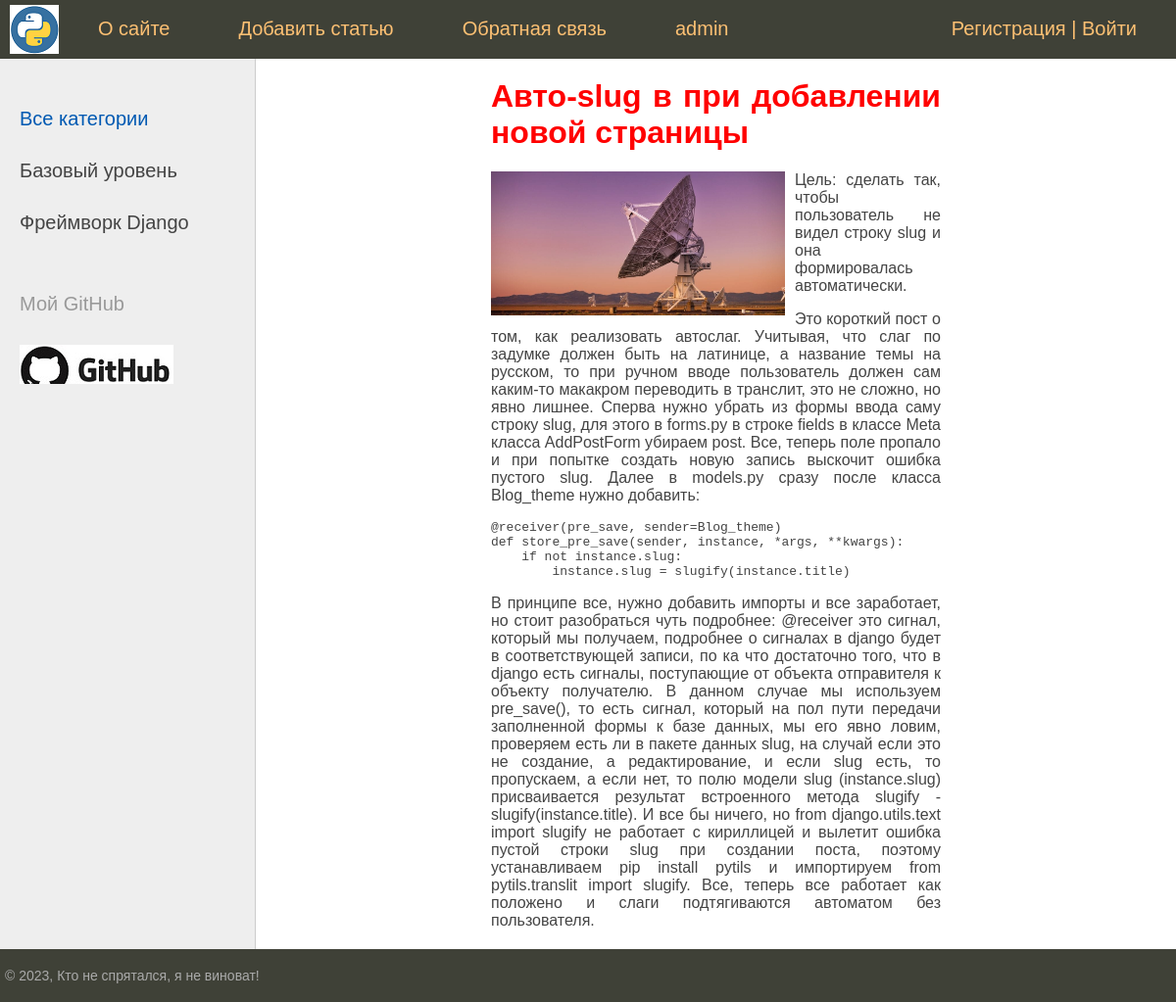
Page /post/avto-slug-v-pri-dobavlenii-novoj-stranitsyi/ on the committed database.
### blog_theme/models.py (models this page shows, shortened)
class Category(models.Model):
    name = models.CharField(max_length=100, db_index=True, verbose_name='Раздел')
    slug = models.SlugField(max_length=255, unique=True, db_index=True, verbose_name='URL')
    def __str__(self):
        return self.name
    def get_absolute_url(self):
        return reverse('category', kwargs={'cat_slug': self.slug})
    class Meta:
        verbose_name = 'Раздел:'
        verbose_name_plural = 'Разделы:'
        ordering = ['id']

class Blog_theme(models.Model):
    title = models.CharField(max_length=255, verbose_name='Заголовок')
    slug = models.SlugField(max_length=255, unique=True, db_index=True, verbose_name='URL')
    content = MDTextField()
    photo = models.ImageField(upload_to="photos/%Y/%m/%d", verbose_name='Фото')
    time_created = models.DateTimeField(auto_now_add=True, verbose_name='Создано')
    time_updated = models.DateTimeField(auto_now=True, verbose_name='Изменено')
    is_published = models.BooleanField(default=True, verbose_name='Опубликованно')
    cat = models.ForeignKey('Category', on_delete=models.PROTECT, verbose_name='Раздел')
    def __str__(self):
        return self.title
    class Meta:
        verbose_name = 'Темы1:'
        verbose_name_plural = 'Темы:'
        ordering = ['-time_updated', 'title']

### blog_theme/views.py (the view)
# urls.py: path('post/<slug:post_slug>/', ShowPost.as_view(), name='post'),
class ShowPost(DataMixin, DetailView):
    model = Blog_theme
    template_name = 'blog_theme/post.html'
    slug_url_kwarg = 'post_slug'
    context_object_name = 'post'
    def get_context_data(self, *, object_list=None, **kwargs):
        context = super().get_context_data(**kwargs)
        c_def = self.get_user_context(title=context['post'])
        context.update(c_def)
        return context

### blog_theme/templatetags/blog_theme_tags.py (called while the page is built)
@register.simple_tag()
def get_menu():
    menu = [{'title': 'О сайте', 'url_name': 'about'},
            {'title': 'Добавить статью', 'url_name': 'add_page'},
            {'title': 'Обратная связь', 'url_name': 'contact'},
            ]
    return menu

### blog_theme/utils.py (called while the page is built)
    def get_user_context(self, **kwargs):
        context = kwargs
        cats = cache.get('cats')
        if not cats:
            cats = Category.objects.annotate(Count('blog_theme'))
            cache.set('cats', cats, 60)
        print(cats)
        context['cats'] = cats
        if 'cat_selected' not in context:
            context['cat_selected'] = 0
        return context

### blog_theme/templates/blog_theme/post.html
{% extends 'blog_theme/base.html' %}
{% load markdownify %}
{% block content %}
<h1>{{post.title}}</h1>
{% if post.photo %}
<p><img class="img-article-left" src="{{post.photo.url}}"></p>
{% endif %}
{{ post.content|markdownify }}
{% endblock %}

### blog_theme/templates/blog_theme/base.html (shortened to what this page needs)
{% load static %}
{% load blog_theme_tags %}
<html>
<head>
    <link href="{% static 'blog_theme/css/styles.css' %}" type="text/css" rel="stylesheet"/>
    <link href="{% static 'blog_theme/css/codehilite_styles.css' %}" type="text/css" rel="stylesheet"/>
</head>
<body>
<table class="table-page" border=0 cellpadding="0" cellspacing="0">
    <tr>
        <td valign=top>
            {% block mainmenu %}
                <div class="header">
                    <ul id="mainmenu" class="mainmenu">
                        <li class="logo"><a href="{% url 'home' %}">
                            <div class="logo"></div>
                        </a></li>
                        {% get_menu as menu %}
                        {% for m in menu %}
                                <li><a href="{% url m.url_name %}">{{ m.title }}</a></li>
                        {% endfor %}
                        {% if request.user.is_authenticated %}
                            <li class="last">{{ user.username }} | <a href="{% url 'logout' %}">Выйти</a></li>
                        {% else %}
                            <li class="last"><a href="{% url 'register' %}">Регистрация </a>|<a
                                    href="{% url 'login' %}"> Войти</a></li>
                        {% endif %}
                        <li><a href="/admin">admin</a></li>
                    </ul>
                </div>
            {% endblock mainmenu %}
            <table class="table-content" border=0 cellpadding="0" cellspacing="0">
                <tr>
                    <td valign="top" class="left-chapters">
                        <ul id="leftchapters">
                            {% if cat_selected == 0 %}
                                <li class="selected">Все категории</li>
                            {% else %}
                                <li><a href="{% url 'home' %}">Все категории</a></li>
                            {% endif %}
                            {% for c in cats %}
                                {% if c.blog_theme__count > 0 %}
                                    {% if c.slug == cat_selected %}
                                        <li class="selected">{{ c.name }}</li>
                                    {% else %}
                                        <li><a href="{{ c.get_absolute_url }}">{{ c.name }}</a></li>
                                    {% endif %}
                                {% endif %}
                            {% endfor %}
                            <li class="share">
                                <p>Мой GitHub</p>
                                <a class="share-yt" href="https://github.com/Sarge322" target="_blank"
                                   rel="nofollow"></a>
                            </li>
                        </ul>
                    </td>
                    <td valign="top" class="content">
                        <div>
                            {% block content %}
                            {% endblock %}
                        </div>
                    </td>
                </tr>
            </table>
        </td>
    </tr>
    <tr>
        <td valign=top>
            <div id="footer">
                <p>&copy; 2023, Кто не спрятался, я не виноват!</p>
            </div>
        </td>
    </tr>
</table>
</body>
</html>

### blog_theme/static/blog_theme/css/styles.css (style rules this page uses)
html, body { font-family: 'Arial'; margin: 0; padding: 0; height: 100%; width: 100%; color: #444; }
h1 { color: red; }
a { color: #0059b2; text-decoration: none; }
img { max-width: 600px; height: auto; }
img.img-article-left { max-width: 300px; height: auto; float: left; padding: 0 10px 10px 0; }
.table-page { width: 100%; height: 100%; vertical-align: top; }
.table-page tr { height: 100%; }
.header { background: #3F4137; height: 60px; }
.logo { background: url('../images/logo.png') no-repeat 10px 5px; width: 70px; height: 60px; }
ul.mainmenu { list-style: none; margin: 0; padding: 0; height: 60px; color: #fdc073; font-size: 20px; overflow: hidden; }
ul.mainmenu li { float: left; margin: 18px 40px 0 30px; }
ul.mainmenu li.logo { margin: 0; }
ul.mainmenu li.last { float: right; }
ul.mainmenu li a { color: #fdc073; text-decoration: none; }
.table-content { width: 100%; min-height: 100%; height: 100%; }
.left-chapters { margin: 0; background: #eee; border-right: 1px solid #ccc; min-height: 100%; }
.left-chapters ul { width: 230px; min-height: 100%; margin: 0; padding: 20px 10px 10px 20px; list-style: none; font-size: 20px; }
.left-chapters ul li { margin: 30px 0 0 0; color: #999; }
.left-chapters ul li.selected { color: #0059b2; }
.left-chapters ul li a { color: #444; text-decoration: none; }
.left-chapters ul li.share { margin: 60px 0 0 0; }
.left-chapters ul li.share p { margin: 30px 0 30px 0; }
.left-chapters ul li.share a { display: inline-block; width: 40px; height: 40px; margin: 0 20px 0 0; }
.left-chapters ul li.share a.share-yt { width: 100%; height: 40px; background: url('../images/share_yt.jpg') no-repeat 0 0 }
.content { padding: 20px 20% 20px 20%; width: 100%; text-align: justify; box-sizing: border-box; }
#footer { box-sizing: border-box; background: #3F4137; padding: 5px; color: #aaa; font-size: 14px; font-family: Verdana, Geneva, Arial, Helvetica; text-align: left; overflow: hidden; }

### rows in the picture
Category: name "Базовый уровень"
Category: name "Фреймворк Django"
Blog_theme: title "Авто-slug в при добавлении новой страницы", photo (picture), content "Цель: сделать так, чтобы пользователь не видел строку slug и она формировалась автоматически. Это короткий пост о том, как реализовать автослаг. Учитывая, что слаг по задумке должен быть на латинице, а название темы на русском, то при ручном вводе пользователь должен сам каким-то макакром переводить в транслит, это не сложно, но явно лишнее. Сперва нужно убрать из формы ввода саму строку slug, для этого в forms.py в строке fields в классе Meta класса AddPostForm убираем post. Все, теперь поле пропало и при попытке создать новую запись выскочит ошибка пустого slug. Далее в models.py сразу после класса Blog_theme нужно добавить: @receiver(pre_save, sender=Blog_theme) def…"

### other values in the picture
{{ m.title }} "О сайте" "Добавить статью" "Обратная связь"
